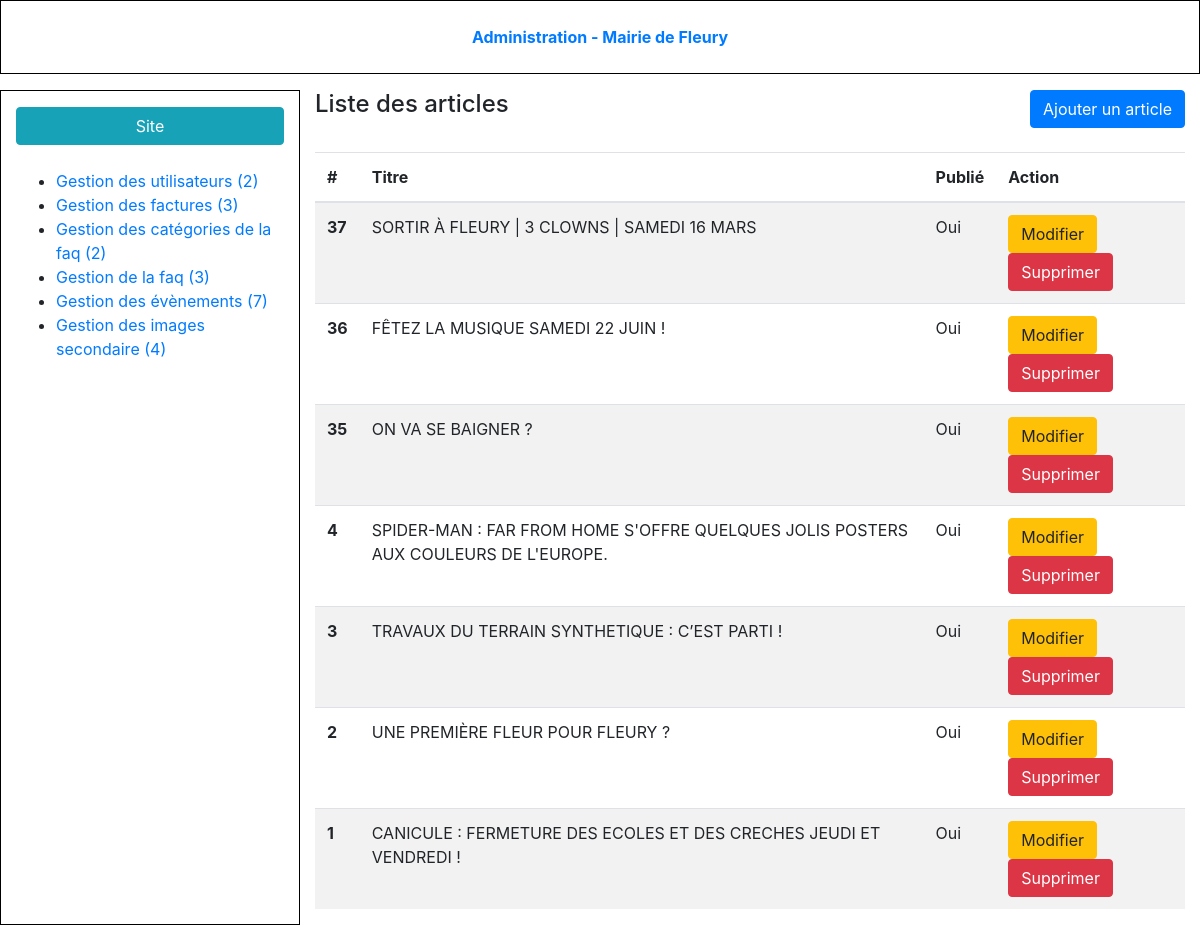
Screenshot of /admin/article-list.php (signed in) with the database file from the repository.
### tables this page shows
CREATE TABLE IF NOT EXISTS `event` (
  `id` int(10) UNSIGNED NOT NULL AUTO_INCREMENT,
  `title` varchar(255) NOT NULL,
  `published_at` date NOT NULL,
  `summary` text,
  `content` longtext,
  `image` varchar(255) DEFAULT NULL,
  `video` text,
  `is_published` tinyint(1) NOT NULL DEFAULT '1',
  PRIMARY KEY (`id`)
);

### admin/article-list.php (the view, shortened to what this page needs)
<?php
require_once '../tools/common.php';
$query = $db->query('SELECT * FROM event ORDER BY id DESC');
$events = $query->fetchall();
?>
<!DOCTYPE html>
<html>
<head>
    <?php require 'partials/head_assets.php'; ?>
</head>
<body class="index-body">
<div class="container-fluid">
    <?php require 'partials/header.php'; ?>
    <div class="row my-3 index-content">
        <?php require 'partials/nav.php'; ?>
        <section class="col-9">
            <header class="pb-4 d-flex justify-content-between">
                <h4>Liste des articles</h4>
                <a class="btn btn-primary" href="article-form.php">Ajouter un article</a>
            </header>
            <table class="table table-striped">
                <thead>
                <tr>
                    <th>#</th>
                    <th>Titre</th>
                    <th>Publié</th>
                    <th>Action</th>
                </tr>
                </thead>
                <tbody>
                <?php if ($events): ?>
                    <?php foreach ($events as $event): ?>
                        <tr>
                            <th><?= htmlentities($event['id']); ?></th>
                            <td><?= htmlentities($event['title']); ?></td>
                            <td>
                                <?= $event['is_published'] == 1 ? 'Oui' : 'Non' ?>
                            </td>
                            <td>
                                <a href="article-form.php?event_id=<?= $event['id']; ?>&action=edit"
                                   class="btn btn-warning">Modifier</a>
                                <a onclick="return confirm('Are you sure?')"
                                   href="article-list.php?event_id=<?= $event['id']; ?>&action=delete"
                                   class="btn btn-danger">Supprimer</a>
                            </td>
                        </tr>
                    <?php endforeach; ?>
                <?php else: ?>
                    Aucun article enregistré.
                <?php endif; ?>
                </tbody>
            </table>
        </section>
    </div>
</div>
</body>
</html>

### rows the page displays
event: id "37", title "SORTIR À FLEURY | 3 CLOWNS | SAMEDI 16 MARS", is_published "Oui"
event: id "36", title "FÊTEZ LA MUSIQUE SAMEDI 22 JUIN !", is_published "Oui"
event: id "35", title "ON VA SE BAIGNER ?", is_published "Oui"
event: id "4", title "SPIDER-MAN : FAR FROM HOME S'OFFRE QUELQUES JOLIS POSTERS AUX COULEURS DE L'EUROPE.", is_published "Oui"
event: id "3", title "TRAVAUX DU TERRAIN SYNTHETIQUE : C’EST PARTI !", is_published "Oui"
event: id "2", title "UNE PREMIÈRE FLEUR POUR FLEURY ?", is_published "Oui"
event: id "1", title "CANICULE : FERMETURE DES ECOLES ET DES CRECHES JEUDI ET VENDREDI !", is_published "Oui"

### other values shown
$nbUsers "2"
$nbbill "3"
$nbCategories "2"
$nbfaq "3"
$nbArticles "7"
$nbImg "4"
